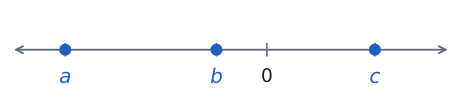

The Python source for this figure:
import sys; sys.path.insert(0, "tools")
from cizim import *

# Alıştırma Soru 10: a < b < 0 < c ve |a| > |c| > |b| (yalnızca 0 numaralı).
A, B, C = -2.8, -0.7, 1.5
fig, ax = sekil(6, 1.3)
ax.set_xlim(-3.6, 2.6); ax.set_ylim(-0.9, 0.7); ax.axis("off")
ax.annotate("", xy=(2.55, 0), xytext=(-3.55, 0), arrowprops=dict(arrowstyle="<->", color=SOLUK, lw=1.4))
for x, ad in ((A, "a"), (B, "b"), (0, "0"), (C, "c")):
    ax.plot([x, x], [-0.1, 0.1], color=SOLUK, lw=1.2)
    if ad == "0":
        ax.text(x, -0.3, "0", ha="center", va="top", fontsize=14)
    else:
        ax.plot(x, 0, "o", color=MAVI, markersize=8, zorder=5)
        ax.text(x, -0.3, ad, ha="center", va="top", fontsize=15, color=MAVI, style="italic")
kaydet(fig, __file__)
